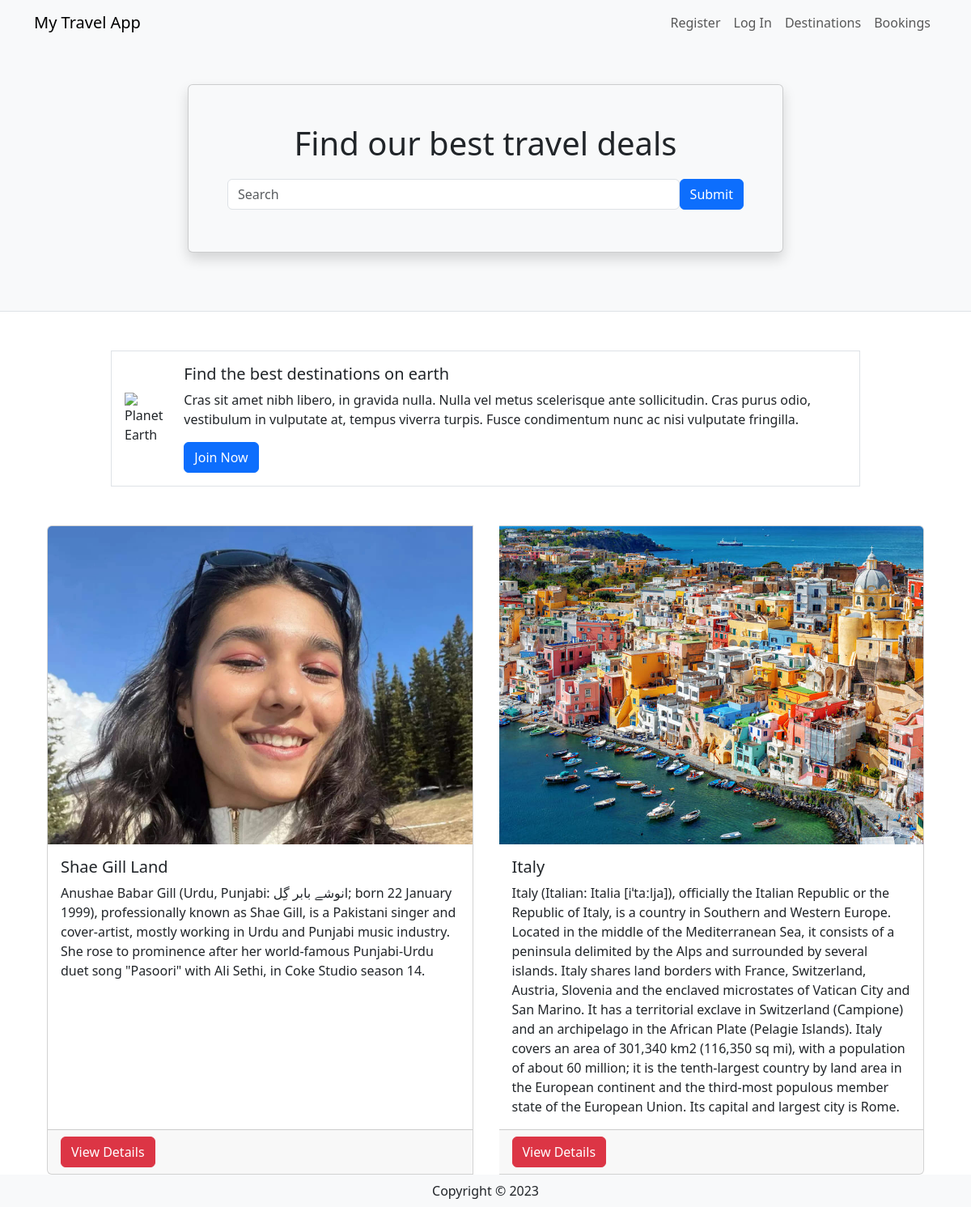
The page / on the database its author committed.
### travel/models.py (models this page shows, shortened)
class Destination(db.Model):
    __tablename__ = 'destinations'
    id = db.Column(db.Integer, primary_key=True)
    name = db.Column(db.String(80))
    description = db.Column(db.String(200))
    image = db.Column(db.String(400))
    currency = db.Column(db.String(3))
    comments = db.relationship('Comment', backref='destination')

### travel/views.py (the view)
@mainbp.route('/')
def index():
    destinations = db.session.scalars(db.select(Destination)).all()
    return render_template('index.html', destinations=destinations)

### travel/templates/index.html
{% extends 'base.html' %}
{% block header %}
      <div class="container">
         <div class="row justify-content-center mt-5 pb-4">
            <div class="col-md-8">
               <div class="card shadow p-5 mb-5 bg-light">
                  <h1 class="text-center mb-3">Find our best travel deals</h1>
                  <form class="form-inline d-flex flex-nowrap" action="{{url_for('main.search')}}" >
                      <label for="SearchForm"></label><input type="text" name="search" class="form-control flex-grow-1 my-1 mr-sm-2" id="SearchForm" placeholder="Search">
                     <button type="submit" class="flex-shrink-1 btn btn-primary my-1">Submit</button>
                   </form>
               </div>
            </div>
         </div>
      </div>
{% endblock %}
{% block content %}
      <div class="container">
         <div class="row mt-5 mb-5 justify-content-center">
            <div class="col-md-10">
               <div class="media border p-3 d-flex justify-content-start">
                  <img class="align-self-center me-3" style="max-width:120px"
                     src="https://upload.wikimedia.org/wikipedia/commons/thumb/2/22/Earth_Western_Hemisphere_transparent_background.png/600px-Earth_Western_Hemisphere_transparent_background.png"
                     alt="Planet Earth">
                  <div class="align-self-center media-body">
                     <h5 class="mt-0">Find the best destinations on earth</h5>
                     <p class="d-none d-sm-block">Cras sit amet nibh libero, in gravida nulla. Nulla vel metus
                        scelerisque ante sollicitudin. Cras purus odio, vestibulum in vulputate at, tempus viverra
                        turpis. Fusce condimentum nunc ac nisi vulputate fringilla.</p>
                     <a href="#" class="btn btn-primary">Join Now</a>
                  </div>
               </div>
            </div>
         </div>
         <div class="card-group">
            {% for destination in destinations %}
            <div class="card mx-3">
               <img class="card-img-top"
                  src="{{ destination.image }}" alt="destination picture">
               <div class="card-body">
                  <h5 class="card-title">{{ destination.name }}</h5>
                  <p class="card-text">{{ destination.description }}</p>
               </div>
               <div class="card-footer"><a href="{{ url_for('destination.show', id=destination.id) }}" class ="btn btn-danger"> View Details </a></div>
            </div>
            {% endfor %}
         </div>
      </div>
{% endblock %}

### travel/templates/base.html (shortened to what this page needs)
<!DOCTYPE html>
<head>
   <link href="https://cdn.jsdelivr.net/npm/bootstrap@5.3.2/dist/css/bootstrap.min.css" rel="stylesheet">
</head>
<body>
   <header class="bg-light border-bottom">
      <nav class="navbar navbar-expand-lg navbar-light bg-light">
         <div class="container">
            <a href="/" class="navbar-brand">My Travel App</a>
            <div class="collapse navbar-collapse justify-content-end" id="navbarSupportedContent">
               <div class="navbar-nav ml-auto">
                  {% if current_user.is_authenticated %}
                     <a class="nav-item nav-link disabled text-muted" href="#">Welcome {{current_user.name}}</a>
                     <a class="nav-item nav-link" href="{{ url_for('auth.logout') }}">Log Out</a>
                  {% else %}
                     <a class="nav-item nav-link" href="{{ url_for('auth.register') }}">Register</a>
                     <a class="nav-item nav-link" href="{{ url_for('auth.login') }}">Log In</a>
                  {% endif %}
                  <a class="nav-item nav-link" href="{{ url_for('destination.create') }}">Destinations</a>
                  <a class="nav-item nav-link" href="#">Bookings</a>
               </div>
            </div>
         </div>
      </nav>
      {% block header %}
      {% endblock %}
   </header>
   {% block content %}
   {% endblock %}
    <footer class="footer">
        <div class="text-center py-2 bg-light">
            <span class="text-dark">Copyright &copy; {{ year }}</span>
        </div>
    </footer>
   </body>

### rows shown on the page
Destination: image (picture), name "Shae Gill Land", description "Anushae Babar Gill (Urdu, Punjabi: انوشے بابر گِل; born 22 January 1999), professionally known as Shae Gill, is a Pakistani singer and cover-artist, mostly working in Urdu and Punjabi music industry. She rose to prominence after her world-famous Punjabi-Urdu duet song \"Pasoori\" with Ali Sethi, in Coke Studio season 14."
Destination: image (picture), name "Italy", description "Italy (Italian: Italia [iˈtaːlja]), officially the Italian Republic or the Republic of Italy, is a country in Southern and Western Europe. Located in the middle of the Mediterranean Sea, it consists of a peninsula delimited by the Alps and surrounded by several islands. Italy shares land borders with France, Switzerland, Austria, Slovenia and the enclaved microstates of Vatican City and San Marino. It has a territorial exclave in Switzerland (Campione) and an archipelago in the African Plate (Pelagie Islands). Italy covers an area of 301,340 km2 (116,350 sq mi), with a population of about 60 million; it is the tenth-largest country by land area in the European continent and the third-most…"
